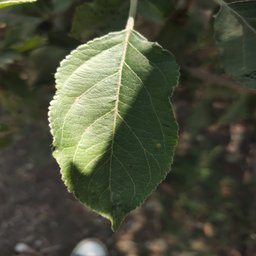
#> input picture datasets/mahmoudshaheen1134/plant-leaf-image-dataset/versions/1/New_data/Apple/IMG_20240710_161202_1.jpg, 256 x 256 px; its folder holds only this picture in this run
$ python 2extration_fitur_new.py   (older library calls are emulated)
#> lines starting #> are read from the running program, lines starting #| are printed output that depends on the picture; after the words box and inside, x2 and y2 are one past the last pixel; in counts of white or black regions, pixels touching at a corner belong together
import os
import cv2
import numpy as np
import pandas as pd
from scipy.stats import skew
from skimage.feature import graycomatrix, graycoprops

dataset_path = "datasets/mahmoudshaheen1134/plant-leaf-image-dataset/versions/1/New_data"

color_data = []
texture_data = []
shape_data = []

ANGLES = [0, 45, 90, 135]
ANGLE_LABELS = ["0", "45", "90", "135"]

if not os.path.exists(dataset_path):
    print(f"Error: Folder '{dataset_path}' tidak ditemukan.")
else:
    for label in os.listdir(dataset_path):
        folder_path = os.path.join(dataset_path, label)

        if not os.path.isdir(folder_path):
            continue

        print("Memproses kelas:", label)

        for file in os.listdir(folder_path):
            img_path = os.path.join(folder_path, file)
            img = cv2.imread(img_path)
#> img is the input picture: shape (256, 256, 3); mean B, G, R 58.3, 77.9, 74.3

            if img is None:
                continue

            img = cv2.resize(img, (256, 256))
            gray = cv2.cvtColor(img, cv2.COLOR_BGR2GRAY)
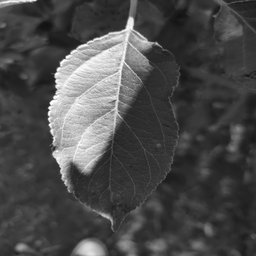
#> gray: shape (256, 256); min 17, max 253, mean 74.6

            r = img[:, :, 2].astype(np.float64)
            g = img[:, :, 1].astype(np.float64)
            b = img[:, :, 0].astype(np.float64)
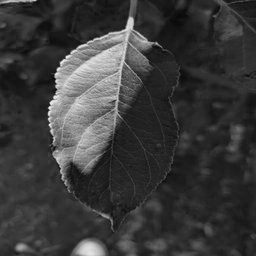
#> b: shape (256, 256) float64; min 3, max 235, mean 58.3

            color_row = [
                file,
                np.mean(r), np.mean(g), np.mean(b),          # Mean
                np.std(r),  np.std(g),  np.std(b),            # Std Dev
                skew(r.ravel()), skew(g.ravel()), skew(b.ravel()),  # Skewness
                label,
            ]
#> color_row = ['IMG_20240710_161202_1.jpg', 74.29, 77.92, 58.31, 50.92, 52.51, 41.86, 1.83, 1.88, 2.01, 'Apple']
            color_data.append(color_row)

            angles_rad = [np.deg2rad(a) for a in ANGLES]
            glcm = graycomatrix(
                gray,
                distances=[1],
                angles=angles_rad,
                levels=256,
                symmetric=True,
                normed=True,
            )

            texture_row = [file]
            for i, ang in enumerate(ANGLE_LABELS):
                texture_row += [
                    graycoprops(glcm, 'contrast')[0, i],
                    graycoprops(glcm, 'energy')[0, i],
                    graycoprops(glcm, 'homogeneity')[0, i],
                    graycoprops(glcm, 'correlation')[0, i],
                ]
#> this loop made 4 passes
#> texture_row on pass 1: ['IMG_20240710_161202_1.jpg', 98.91, 0.0427, 0.338, 0.981]
            texture_row.append(label)
            texture_data.append(texture_row)

            # ── Ekstraksi Fitur Bentuk (Contour) ─────────────────────────────────
            _, thresh = cv2.threshold(gray, 127, 255, cv2.THRESH_BINARY)
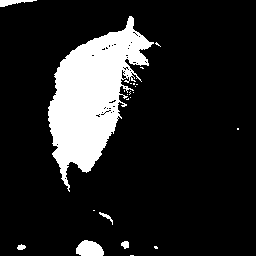
#> thresh: shape (256, 256); 14.4% white; 22 white regions (16 under 20 px)
            contours, _ = cv2.findContours(thresh, cv2.RETR_EXTERNAL, cv2.CHAIN_APPROX_SIMPLE)
#> contours = 22 contours, 16 with area under 20; largest, box (x1, y1, x2, y2) and area: (48, 16, 154, 192) 8536, (76, 240, 104, 256) 314, (0, 0, 37, 7) 94, (121, 241, 129, 249) 36, (99, 212, 113, 225) 28, (17, 244, 26, 250) 28

            if len(contours) > 0:
                cnt = max(contours, key=cv2.contourArea)
#> cnt = contour of 411 points, box (x1, y1, x2, y2) (48, 16, 154, 192), area 8536
                area = cv2.contourArea(cnt)
#> area = 8536.5
                perimeter = cv2.arcLength(cnt, True)
#> perimeter = 760.3
            else:
                area = 0
                perimeter = 0

            shape_data.append([file, area, perimeter, label])
#> pass 2 of the loop `for label in os.listdir(dataset_path):`:
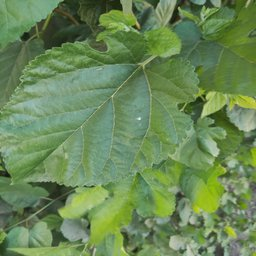
#> input picture datasets/mahmoudshaheen1134/plant-leaf-image-dataset/versions/1/New_data/Berry/IMG_20240702_163403_1.jpg, 256 x 256 px
#> img is the input picture: shape (256, 256, 3); mean B, G, R 87.1, 136.2, 106
#> `b = img[:, :, 0].astype(np.float64)`:
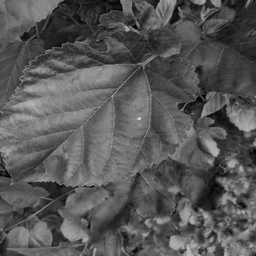
#> b: shape (256, 256) float64; min 0, max 228, mean 87.1
#> color_row = ['IMG_20240702_163403_1.jpg', 106, 136.2, 87.05, 29.3, 32.56, 33.34, -0.163, -0.655, 0.0634, 'Berry']
#> the loop `for i, ang in enumerate(ANGLE_LABELS):` made 4 passes
#> texture_row on pass 1: ['IMG_20240702_163403_1.jpg', 117.5, 0.0205, 0.199, 0.937]
#> `_, thresh = cv2.threshold(gray, 127, 255, cv2.THRESH_BINARY)`:
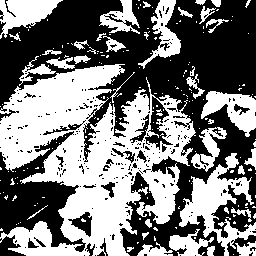
#> thresh: shape (256, 256); 47.7% white; 196 white regions (158 under 20 px)
#> contours = 183 contours, 155 with area under 20; largest, box (x1, y1, x2, y2) and area: (0, 64, 196, 256) 21393, (179, 153, 256, 256) 2518, (201, 91, 256, 137) 1272, (0, 0, 63, 39) 1164, (138, 0, 181, 69) 954
#> cnt = contour of 1342 points, box (x1, y1, x2, y2) (0, 64, 196, 256), area 21393
#> area = 21393
#> perimeter = 2605.8

    color_cols = [
        "file",
        "mean_r", "mean_g", "mean_b",
        "std_r",  "std_g",  "std_b",
        "skew_r", "skew_g", "skew_b",
        "label",
    ]

    texture_cols = ["file"]
    for ang in ANGLE_LABELS:
        texture_cols += [
            f"contrast_{ang}",
            f"energy_{ang}",
            f"homogeneity_{ang}",
            f"correlation_{ang}",
        ]
    texture_cols.append("label")

    shape_cols = ["file", "area", "perimeter", "label"]

    df_color   = pd.DataFrame(color_data,   columns=color_cols)
#> df_color = table of 2 rows and 11 columns
    df_texture = pd.DataFrame(texture_data, columns=texture_cols)
#> df_texture = table of 2 rows and 18 columns
    df_shape   = pd.DataFrame(shape_data,   columns=shape_cols)
#> df_shape = table of 2 rows and 4 columns

    output_file = "fitur_daun_baru.xlsx"

    with pd.ExcelWriter(output_file, engine="openpyxl") as writer:
        df_color.to_excel(writer,   sheet_name="Fitur Warna",   index=False)
        df_texture.to_excel(writer, sheet_name="Fitur Tekstur", index=False)
        df_shape.to_excel(writer,   sheet_name="Fitur Bentuk",  index=False)

    print("Ekstraksi fitur selesai!")
    print("Data tersimpan di:", output_file)
